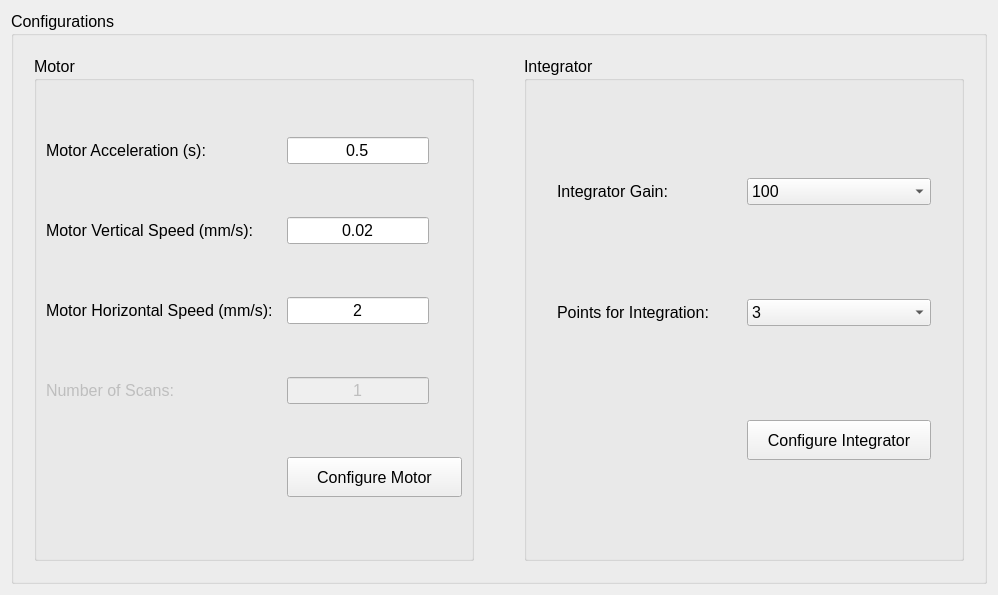
<?xml version="1.0" encoding="UTF-8"?>
<ui version="4.0">
 <class>MainSettingsWidget</class>
 <widget class="QWidget" name="MainSettingsWidget">
  <property name="geometry">
   <rect>
    <x>0</x>
    <y>0</y>
    <width>992</width>
    <height>595</height>
   </rect>
  </property>
  <property name="windowTitle">
   <string>Form</string>
  </property>
  <layout class="QGridLayout" name="gridLayout">
   <item row="0" column="0">
    <widget class="QGroupBox" name="horizontalGroupBox">
     <property name="font">
      <font>
       <pointsize>12</pointsize>
      </font>
     </property>
     <property name="title">
      <string>Configurations</string>
     </property>
     <layout class="QGridLayout" name="gridLayout_15">
      <property name="margin">
       <number>20</number>
      </property>
      <item row="0" column="0" rowspan="2" colspan="2">
       <layout class="QGridLayout" name="gridLayout_2">
        <property name="horizontalSpacing">
         <number>50</number>
        </property>
        <item row="0" column="1">
         <widget class="QGroupBox" name="gb_integrator">
          <property name="sizePolicy">
           <sizepolicy hsizetype="Fixed" vsizetype="Preferred">
            <horstretch>0</horstretch>
            <verstretch>0</verstretch>
           </sizepolicy>
          </property>
          <property name="minimumSize">
           <size>
            <width>440</width>
            <height>0</height>
           </size>
          </property>
          <property name="title">
           <string>Integrator</string>
          </property>
          <layout class="QGridLayout" name="gridLayout_5">
           <property name="leftMargin">
            <number>30</number>
           </property>
           <property name="rightMargin">
            <number>30</number>
           </property>
           <item row="0" column="1">
            <widget class="QComboBox" name="cmb_integrator_gain">
             <property name="sizePolicy">
              <sizepolicy hsizetype="Preferred" vsizetype="Fixed">
               <horstretch>0</horstretch>
               <verstretch>0</verstretch>
              </sizepolicy>
             </property>
             <property name="font">
              <font>
               <pointsize>12</pointsize>
              </font>
             </property>
             <property name="currentIndex">
              <number>6</number>
             </property>
             <item>
              <property name="text">
               <string>1</string>
              </property>
             </item>
             <item>
              <property name="text">
               <string>2</string>
              </property>
             </item>
             <item>
              <property name="text">
               <string>5</string>
              </property>
             </item>
             <item>
              <property name="text">
               <string>10</string>
              </property>
             </item>
             <item>
              <property name="text">
               <string>20</string>
              </property>
             </item>
             <item>
              <property name="text">
               <string>50</string>
              </property>
             </item>
             <item>
              <property name="text">
               <string>100</string>
              </property>
             </item>
            </widget>
           </item>
           <item row="0" column="0">
            <widget class="QLabel" name="label_5">
             <property name="font">
              <font>
               <pointsize>12</pointsize>
              </font>
             </property>
             <property name="text">
              <string>Integrator Gain:</string>
             </property>
             <property name="alignment">
              <set>Qt::AlignLeading|Qt::AlignLeft|Qt::AlignVCenter</set>
             </property>
            </widget>
           </item>
           <item row="1" column="0">
            <widget class="QLabel" name="label_6">
             <property name="font">
              <font>
               <pointsize>12</pointsize>
              </font>
             </property>
             <property name="text">
              <string>Points for Integration:</string>
             </property>
             <property name="alignment">
              <set>Qt::AlignLeading|Qt::AlignLeft|Qt::AlignVCenter</set>
             </property>
            </widget>
           </item>
           <item row="3" column="1">
            <widget class="QPushButton" name="pbt_config_integrator">
             <property name="minimumSize">
              <size>
               <width>175</width>
               <height>40</height>
              </size>
             </property>
             <property name="text">
              <string>Configure Integrator</string>
             </property>
             <property name="icon">
              <iconset>
               <normaloff>../../resources/img/settings.png</normaloff>../../resources/img/settings.png</iconset>
             </property>
             <property name="iconSize">
              <size>
               <width>22</width>
               <height>22</height>
              </size>
             </property>
            </widget>
           </item>
           <item row="1" column="1">
            <widget class="QComboBox" name="cmb_integration_pts">
             <property name="font">
              <font>
               <pointsize>12</pointsize>
              </font>
             </property>
             <property name="currentIndex">
              <number>0</number>
             </property>
             <item>
              <property name="text">
               <string>3</string>
              </property>
             </item>
             <item>
              <property name="text">
               <string>4</string>
              </property>
             </item>
             <item>
              <property name="text">
               <string>5</string>
              </property>
             </item>
             <item>
              <property name="text">
               <string>10</string>
              </property>
             </item>
            </widget>
           </item>
          </layout>
         </widget>
        </item>
        <item row="0" column="0">
         <widget class="QGroupBox" name="gb_motor">
          <property name="sizePolicy">
           <sizepolicy hsizetype="Fixed" vsizetype="Preferred">
            <horstretch>0</horstretch>
            <verstretch>0</verstretch>
           </sizepolicy>
          </property>
          <property name="minimumSize">
           <size>
            <width>440</width>
            <height>0</height>
           </size>
          </property>
          <property name="title">
           <string>Motor</string>
          </property>
          <layout class="QGridLayout" name="gridLayout_13">
           <item row="2" column="0">
            <widget class="QLabel" name="label_40">
             <property name="text">
              <string>Motor Horizontal Speed (mm/s):</string>
             </property>
            </widget>
           </item>
           <item row="1" column="0">
            <widget class="QLabel" name="label_39">
             <property name="text">
              <string>Motor Vertical Speed (mm/s):</string>
             </property>
            </widget>
           </item>
           <item row="0" column="0">
            <widget class="QLabel" name="label_32">
             <property name="text">
              <string>&lt;html&gt;&lt;head/&gt;&lt;body&gt;&lt;p&gt;Motor Acceleration (s):&lt;/p&gt;&lt;/body&gt;&lt;/html&gt;</string>
             </property>
            </widget>
           </item>
           <item row="3" column="1">
            <widget class="QLineEdit" name="le_n_of_scans">
             <property name="enabled">
              <bool>false</bool>
             </property>
             <property name="sizePolicy">
              <sizepolicy hsizetype="Fixed" vsizetype="Fixed">
               <horstretch>0</horstretch>
               <verstretch>0</verstretch>
              </sizepolicy>
             </property>
             <property name="text">
              <string>1</string>
             </property>
             <property name="alignment">
              <set>Qt::AlignCenter</set>
             </property>
            </widget>
           </item>
           <item row="1" column="1">
            <widget class="QLineEdit" name="le_motor_vspeed">
             <property name="sizePolicy">
              <sizepolicy hsizetype="Fixed" vsizetype="Fixed">
               <horstretch>0</horstretch>
               <verstretch>0</verstretch>
              </sizepolicy>
             </property>
             <property name="text">
              <string>0.02</string>
             </property>
             <property name="alignment">
              <set>Qt::AlignCenter</set>
             </property>
            </widget>
           </item>
           <item row="5" column="1">
            <widget class="QPushButton" name="pbt_config_motor">
             <property name="minimumSize">
              <size>
               <width>175</width>
               <height>40</height>
              </size>
             </property>
             <property name="text">
              <string>Configure Motor</string>
             </property>
             <property name="icon">
              <iconset>
               <normaloff>../../resources/img/settings.png</normaloff>../../resources/img/settings.png</iconset>
             </property>
             <property name="iconSize">
              <size>
               <width>20</width>
               <height>20</height>
              </size>
             </property>
            </widget>
           </item>
           <item row="3" column="0">
            <widget class="QLabel" name="label_13">
             <property name="enabled">
              <bool>false</bool>
             </property>
             <property name="text">
              <string>Number of Scans:</string>
             </property>
             <property name="alignment">
              <set>Qt::AlignLeading|Qt::AlignLeft|Qt::AlignVCenter</set>
             </property>
            </widget>
           </item>
           <item row="0" column="1">
            <widget class="QLineEdit" name="le_motor_acceleration">
             <property name="sizePolicy">
              <sizepolicy hsizetype="Fixed" vsizetype="Fixed">
               <horstretch>0</horstretch>
               <verstretch>0</verstretch>
              </sizepolicy>
             </property>
             <property name="text">
              <string>0.5</string>
             </property>
             <property name="alignment">
              <set>Qt::AlignCenter</set>
             </property>
            </widget>
           </item>
           <item row="2" column="1">
            <widget class="QLineEdit" name="le_motor_hspeed">
             <property name="sizePolicy">
              <sizepolicy hsizetype="Fixed" vsizetype="Fixed">
               <horstretch>0</horstretch>
               <verstretch>0</verstretch>
              </sizepolicy>
             </property>
             <property name="text">
              <string>2</string>
             </property>
             <property name="alignment">
              <set>Qt::AlignCenter</set>
             </property>
            </widget>
           </item>
          </layout>
         </widget>
        </item>
       </layout>
      </item>
     </layout>
    </widget>
   </item>
  </layout>
 </widget>
 <resources>
  <include location="../../../../../Delta tau/imagens/imagens.qrc"/>
 </resources>
 <connections/>
</ui>
